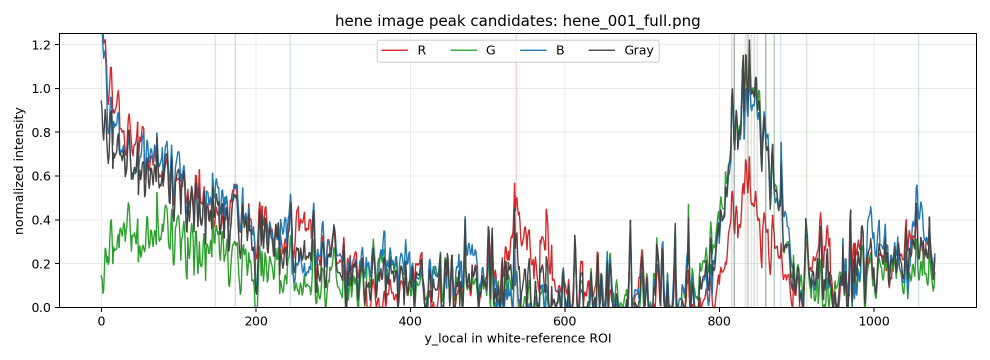
#> input picture relative_coordinate_spectrometer/results/calibration/image_peak_diagnostic_hene_hene_001_full.png, 1980 x 720 px (shown at 1/2 size)
$ python -i relative_spectral_coordinate_calibration_diagnostic.py   (imports and definitions only)
#> lines starting #> are read from the running program, lines starting #| are printed output that depends on the picture; after the words box and inside, x2 and y2 are one past the last pixel; in counts of white or black regions, pixels touching at a corner belong together
import argparse
import csv
import itertools
import json
import re
from collections import defaultdict
from pathlib import Path

import cv2
import matplotlib
import numpy as np

# [1 line not run here, left out]
import matplotlib.pyplot as plt


SCRIPT_PATH = Path(__file__).resolve()
PROJECT_ROOT = SCRIPT_PATH.parents[2]
DEFAULT_IMAGE_ROOT = PROJECT_ROOT / "data" / "raw" / "calibration"
DEFAULT_REFERENCE_ROOT = PROJECT_ROOT / "data" / "raw" / "reference_spectrometer"
DEFAULT_OUTPUT_DIR = PROJECT_ROOT / "results" / "calibration"

REFERENCE_SOURCES = ["hg", "na", "hene"]
CHANNELS = ["R", "G", "B", "Gray"]
IMAGE_EXTENSIONS = {".png", ".jpg", ".jpeg", ".bmp", ".tif", ".tiff"}
REFERENCE_EXTENSIONS = {".txt", ".tex", ".csv", ".tsv", ".dat"}
TARGET_WAVELENGTH_MIN_NM = 400.0
TARGET_WAVELENGTH_MAX_NM = 650.0

# These are only loose labels for plots/templates. They are never used as final anchors.
POSSIBLE_LINE_HINTS_NM = {
    "hg": [435.8, 546.1, 577.0],
    "na": [589.3],
    "hene": [632.8],
}


# [5 lines left out: function rel_path, not called in this run]


def safe_name(text: str) -> str:
    value = re.sub(r"[^A-Za-z0-9_.-]+", "_", str(text).strip()).strip("_")
    return value or "item"


# [11 lines left out: function possible_hint, not called in this run]


def read_image_rgb(path: Path) -> np.ndarray:
    data = np.fromfile(str(path), dtype=np.uint8)
    if data.size == 0:
        raise OSError(f"Empty image file: {path}")
    bgr = cv2.imdecode(data, cv2.IMREAD_COLOR)
#> bgr is the input picture: shape (720, 1980, 3); mean B, G, R 233.8, 235, 233.6
    if bgr is None:
        raise OSError(f"Could not read image: {path}")
    return cv2.cvtColor(bgr, cv2.COLOR_BGR2RGB)


# [195 lines left out: functions write_image_rgb, infer_source, scan_full_images, reference_files_for_source, parse_numeric_reference_file, choose_wavelength_intensity_columns and 4 more, not called in this run]


def score_image(rgb: np.ndarray) -> np.ndarray:
    rgb_f = rgb.astype(np.float32)
    r, g, b = rgb_f[..., 0], rgb_f[..., 1], rgb_f[..., 2]
    gray = 0.299 * r + 0.587 * g + 0.114 * b
    max_ch = np.max(rgb_f, axis=2)
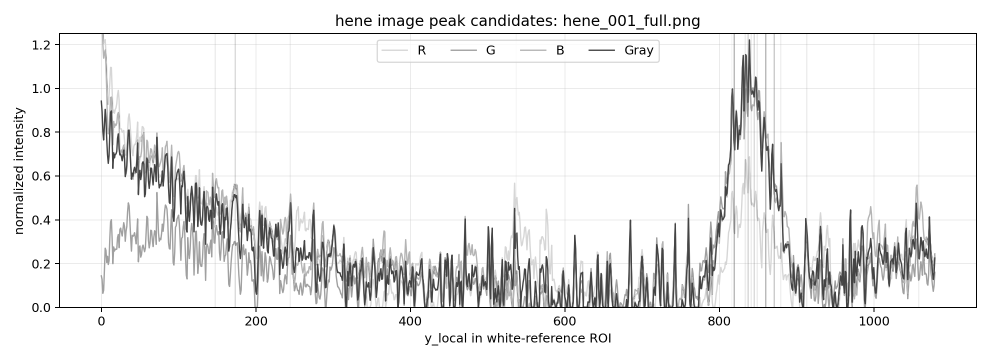
#> max_ch: shape (720, 1980) float32 (shown at 1/2 size); min 0, max 255, mean 238.5
    min_ch = np.min(rgb_f, axis=2)
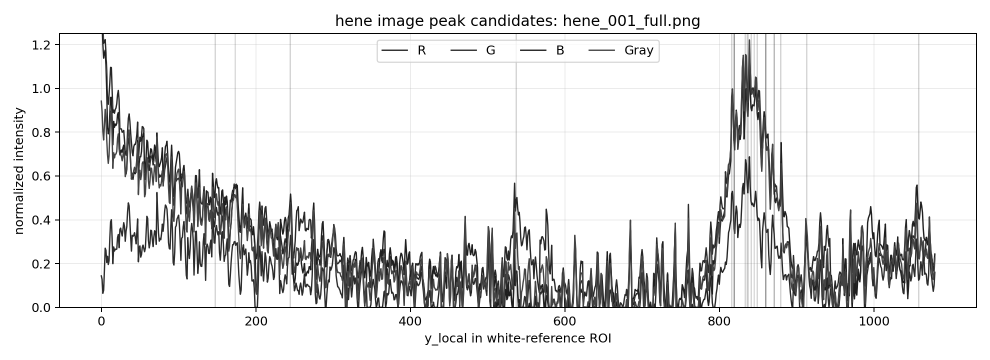
#> min_ch: shape (720, 1980) float32 (shown at 1/2 size); min 0, max 255, mean 231.1
    saturation = np.zeros_like(max_ch, dtype=np.float32)
    nonzero = max_ch > 1e-6
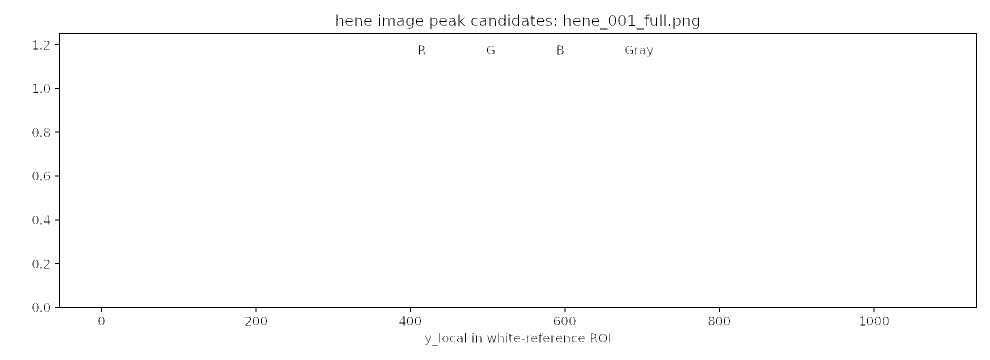
#> nonzero: shape (720, 1980) bool (shown at 1/2 size); 98.9% white; black in thin lines or dots, all inside (x1, y1, x2, y2) = (65, 29, 1954, 691)
    saturation[nonzero] = (max_ch[nonzero] - min_ch[nonzero]) / max_ch[nonzero]
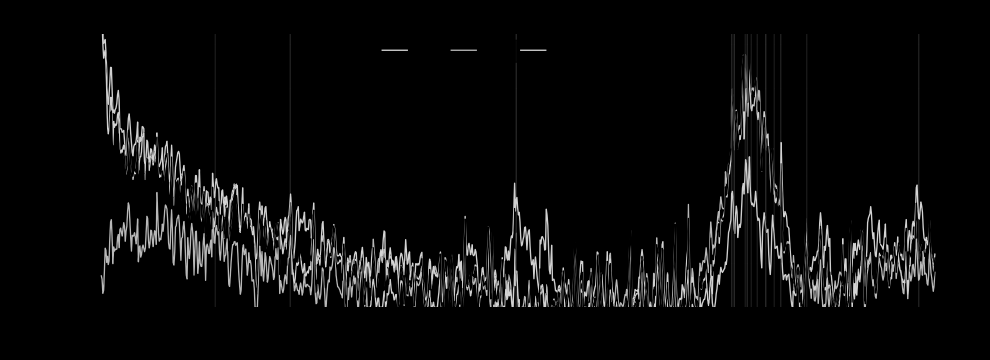
#> saturation: shape (720, 1980) float32 (shown at 1/2 size); min 0, max 0.828, mean 0.0412
    return 0.65 * gray + 0.25 * max_ch + 0.10 * saturation * max_ch
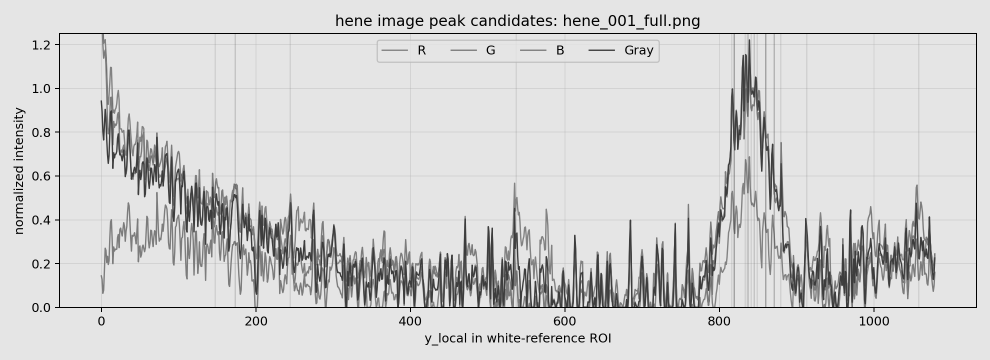
#> returned value: shape (720, 1980) float32 (shown at 1/2 size); min 0, max 229.5, mean 212.7


def detect_white_roi(white_path: Path) -> tuple[int, int, int, int]:
    rgb = read_image_rgb(white_path)
    score = score_image(rgb)
    median = float(np.median(score))
#> median = 229.5
    mad = float(np.median(np.abs(score - median))) + 1e-6
#> mad = 1e-06
    threshold = max(float(np.percentile(score, 92)), median + 3.5 * mad)
#> threshold = 229.5
    mask = (score >= threshold).astype(np.uint8)
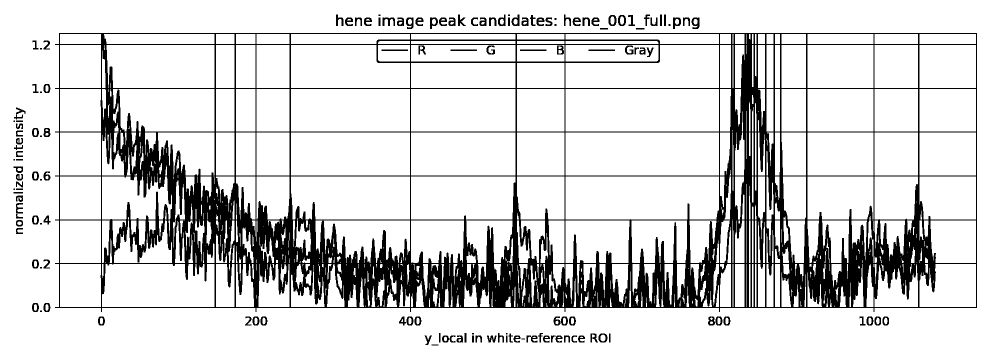
#> mask: shape (720, 1980) (shown at 1/2 size); values 0 (black) and 1 (white), 83.6% white; 143 black regions (18 under 20 px), largest, box (x1, y1, x2, y2) and area: (110, 66, 1954, 624) 217451, (765, 35, 790, 52) 232, (1383, 35, 1399, 58) 224
    mask = cv2.morphologyEx(mask, cv2.MORPH_CLOSE, cv2.getStructuringElement(cv2.MORPH_ELLIPSE, (19, 19)))
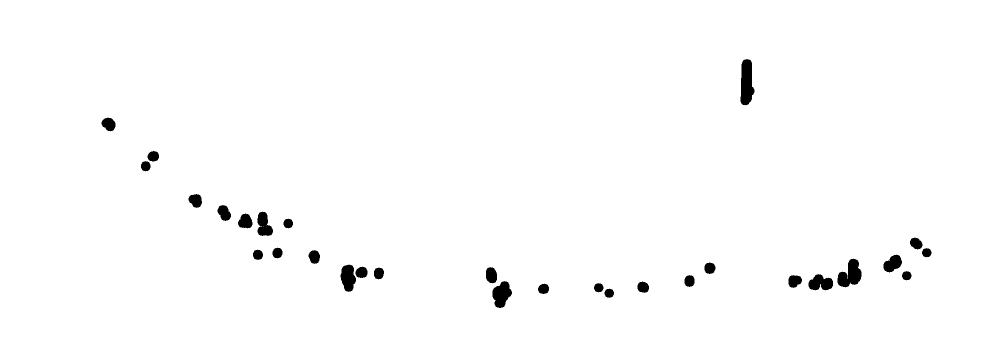
#> mask: shape (720, 1980) (shown at 1/2 size); values 0 (black) and 1 (white), 98.7% white; 30 black regions, largest, box (x1, y1, x2, y2) and area: (1481, 118, 1509, 211) 1949, (1675, 517, 1723, 575) 1701, (985, 562, 1024, 616) 1394
    mask = cv2.morphologyEx(mask, cv2.MORPH_OPEN, cv2.getStructuringElement(cv2.MORPH_ELLIPSE, (7, 7)))
#> mask: shape (720, 1980); values 0 (black) and 1 (white), 98.7% white; 27 black regions, largest, box (x1, y1, x2, y2) and area: (1481, 118, 1509, 211) 1952, (1675, 517, 1723, 575) 1732, (681, 529, 735, 584) 1723
    count, labels, stats, _centroids = cv2.connectedComponentsWithStats(mask, connectivity=8)
#> count = 2; stats = [[203, 118, 1660, 498, 18912], [0, 0, 1980, 720, 1406688]]
    if count <= 1:
        h, w = rgb.shape[:2]
        return w // 4, h // 4, w // 2, h // 2
    best_label = max(range(1, count), key=lambda label: int(stats[label, cv2.CC_STAT_AREA]))
#> best_label = 1
    x = int(stats[best_label, cv2.CC_STAT_LEFT])
#> x = 0
    y = int(stats[best_label, cv2.CC_STAT_TOP])
#> y = 0
    w = int(stats[best_label, cv2.CC_STAT_WIDTH])
#> w = 1980
    h = int(stats[best_label, cv2.CC_STAT_HEIGHT])
#> h = 720
    image_h, image_w = rgb.shape[:2]
#> image_h = 720; image_w = 1980
    margin_x = max(30, int(0.18 * w))
#> margin_x = 356
    margin_y = max(30, int(0.18 * h))
#> margin_y = 129
    x0 = max(0, x - margin_x)
#> x0 = 0
    y0 = max(0, y - margin_y)
#> y0 = 0
    x1 = min(image_w, x + w + margin_x)
#> x1 = 1980
    y1 = min(image_h, y + h + margin_y)
#> y1 = 720
    return x0, y0, max(1, x1 - x0), max(1, y1 - y0)


# [1031 lines left out: functions crop, profile_channels, load_image_peak_candidates, normalize, plot_image_profiles, write_csv and 25 more, not called in this run]


# [2 lines not run here, left out]

>>> result = detect_white_roi('../../results/calibration/image_peak_diagnostic_hene_hene_001_full.png')
#> result = (0, 0, 1980, 720)

$ run again, on relative_coordinate_spectrometer/results/calibration/standard_peak_diagnostic_hene_hene.png
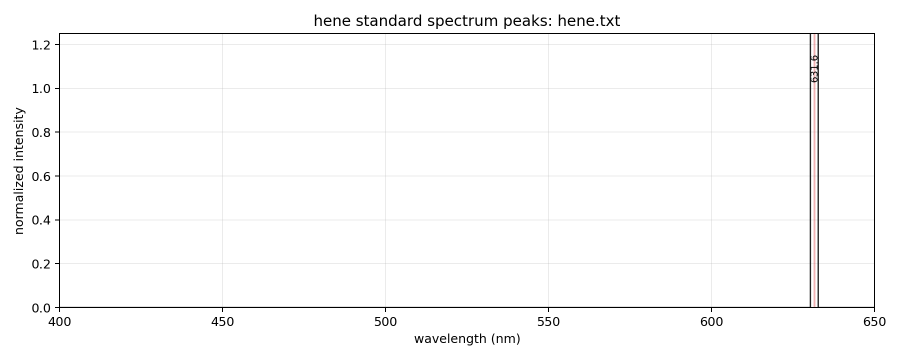
#> input picture relative_coordinate_spectrometer/results/calibration/standard_peak_diagnostic_hene_hene.png, 1800 x 720 px (shown at 1/2 size)
#> in read_image_rgb, bgr is the input picture: shape (720, 1800, 3); mean B, G, R 250.4, 250.4, 250.4
#> nonzero: shape (720, 1800) bool; 99% white; black in thin lines or dots, all inside (x1, y1, x2, y2) = (65, 29, 1770, 690)
#> in score_image, `return 0.65 * gray + 0.25 * max_ch + 0.10 * saturation * max_ch`:
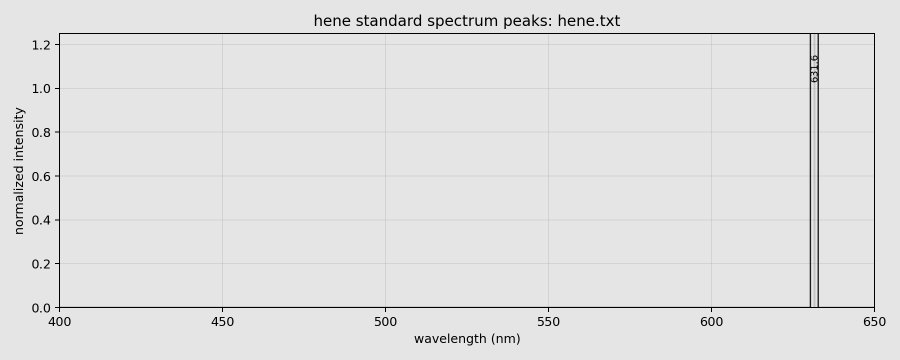
#> returned value: shape (720, 1800) float32 (shown at 1/2 size); min 0, max 229.5, mean 225.4
#> median = 229.5
#> mad = 1e-06
#> threshold = 229.5
#> in detect_white_roi, `mask = (score >= threshold).astype(np.uint8)`:
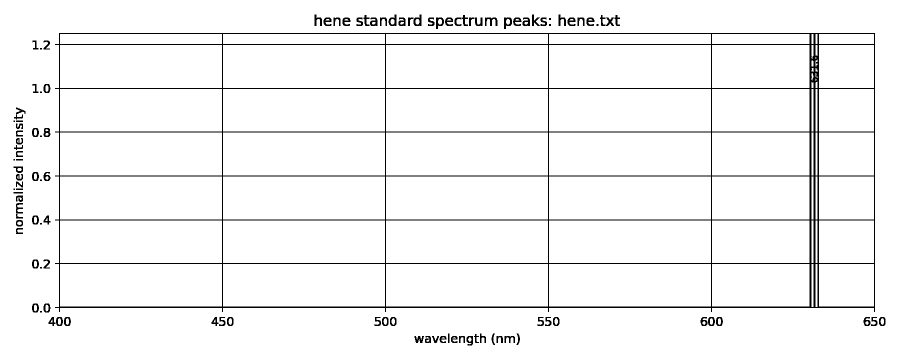
#> mask: shape (720, 1800) (shown at 1/2 size); values 0 (black) and 1 (white), 95.9% white; 110 black regions (13 under 20 px), largest, box (x1, y1, x2, y2) and area: (110, 66, 1750, 624) 40410, (970, 35, 995, 52) 227, (827, 29, 843, 52) 206
#> labels: shape (720, 1800) int32; every value is 1
#> count = 2; stats = [[-1, 2147483647, 0, 0, 0], [0, 0, 1800, 720, 1296000]]
#> best_label = 1
#> x = 0
#> w = 1800
#> h = 720
#> margin_x = 324
#> margin_y = 129
#> x0 = 0
#> x1 = 1800
#> y1 = 720
#> result = (0, 0, 1800, 720)
